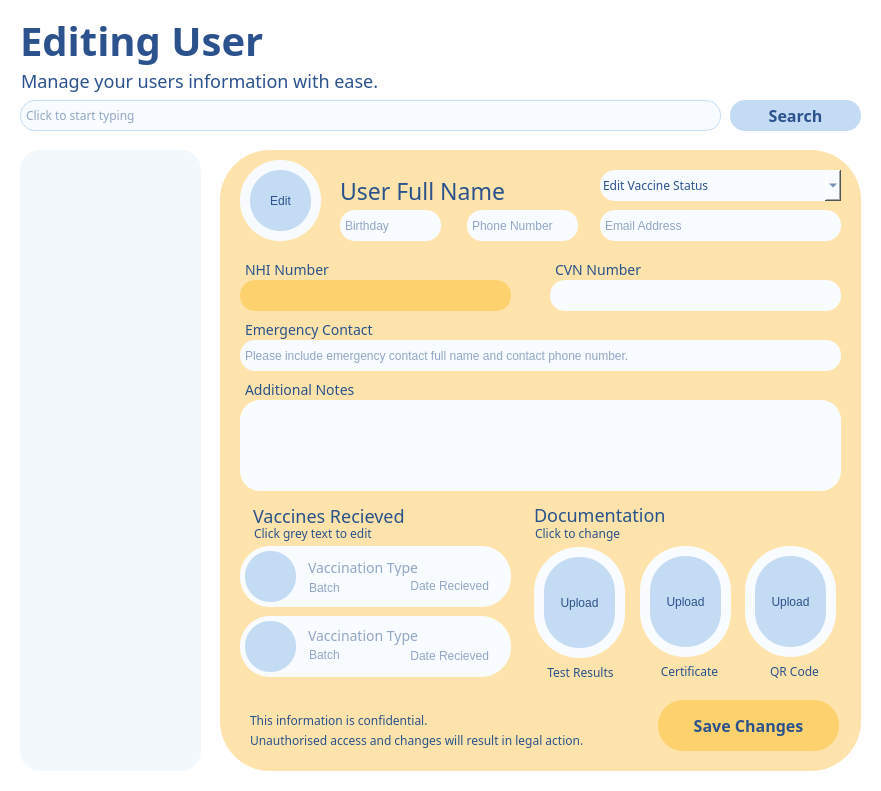
     <widget class="QFrame" name="userHomeDisplayFrameEP">
      <property name="geometry">
       <rect>
        <x>220</x>
        <y>0</y>
        <width>881</width>
        <height>791</height>
       </rect>
      </property>
      <property name="styleSheet">
       <string notr="true">background: white;</string>
      </property>
      <property name="frameShape">
       <enum>QFrame::NoFrame</enum>
      </property>
      <property name="frameShadow">
       <enum>QFrame::Raised</enum>
      </property>
      <widget class="QLabel" name="homeSubHeadingEP">
       <property name="geometry">
        <rect>
         <x>21</x>
         <y>55</y>
         <width>481</width>
         <height>51</height>
        </rect>
       </property>
       <property name="font">
        <font>
         <family>Avenir Next</family>
         <pointsize>-1</pointsize>
         <weight>25</weight>
         <bold>false</bold>
        </font>
       </property>
       <property name="styleSheet">
        <string notr="true">font-weight: 200;
font-size: 18px;
color: #2B528C;
background: rgba(104, 160, 229, 0.00);
</string>
       </property>
       <property name="text">
        <string>Manage your users information with ease. </string>
       </property>
      </widget>
      <widget class="QLabel" name="homeTitleEP">
       <property name="geometry">
        <rect>
         <x>20</x>
         <y>15</y>
         <width>511</width>
         <height>50</height>
        </rect>
       </property>
       <property name="font">
        <font>
         <family>Arial Rounded MT Bold</family>
         <pointsize>-1</pointsize>
         <weight>62</weight>
         <bold>true</bold>
        </font>
       </property>
       <property name="styleSheet">
        <string notr="true">font-weight: 500;
font-size: 40px;
color:#2B528C;
background: rgba(104, 160, 229, 0.00);
</string>
       </property>
       <property name="text">
        <string>Editing User</string>
       </property>
      </widget>
      <widget class="QFrame" name="userInfoFrameEP">
       <property name="geometry">
        <rect>
         <x>220</x>
         <y>150</y>
         <width>641</width>
         <height>621</height>
        </rect>
       </property>
       <property name="styleSheet">
        <string notr="true">background: rgba(254, 206, 103, 0.55);
border-radius: 50px;</string>
       </property>
       <property name="frameShape">
        <enum>QFrame::StyledPanel</enum>
       </property>
       <property name="frameShadow">
        <enum>QFrame::Raised</enum>
       </property>
       <widget class="QLabel" name="editUserNameEP">
        <property name="geometry">
         <rect>
          <x>120</x>
          <y>20</y>
          <width>331</width>
          <height>41</height>
         </rect>
        </property>
        <property name="font">
         <font>
          <family>Arial Rounded MT Bold</family>
          <pointsize>-1</pointsize>
          <weight>37</weight>
          <bold>false</bold>
         </font>
        </property>
        <property name="styleSheet">
         <string notr="true">font-weight: 300;
font-size: 23px;
color:#2B528C;
background: rgba(254, 206, 103, 0.00);
</string>
        </property>
        <property name="text">
         <string>User Full Name</string>
        </property>
        <property name="alignment">
         <set>Qt::AlignLeading|Qt::AlignLeft|Qt::AlignVCenter</set>
        </property>
       </widget>
       <widget class="QLabel" name="labelNHIEP">
        <property name="geometry">
         <rect>
          <x>25</x>
          <y>110</y>
          <width>101</width>
          <height>20</height>
         </rect>
        </property>
        <property name="font">
         <font>
          <family>Avenir Next</family>
          <pointsize>-1</pointsize>
          <weight>25</weight>
          <bold>false</bold>
         </font>
        </property>
        <property name="styleSheet">
         <string notr="true">font-weight: 200;
font-size: 14px;
color:#2B528C;
background: rgba(254, 206, 103, 0.00);
</string>
        </property>
        <property name="text">
         <string>NHI Number</string>
        </property>
       </widget>
       <widget class="QLabel" name="labelEmergencyEP">
        <property name="geometry">
         <rect>
          <x>25</x>
          <y>170</y>
          <width>321</width>
          <height>20</height>
         </rect>
        </property>
        <property name="font">
         <font>
          <family>Avenir Next</family>
          <pointsize>-1</pointsize>
          <weight>25</weight>
          <bold>false</bold>
         </font>
        </property>
        <property name="styleSheet">
         <string notr="true">font-weight: 200;
font-size: 14px;
color:#2B528C;
background: rgba(254, 206, 103, 0.00);</string>
        </property>
        <property name="text">
         <string>Emergency Contact</string>
        </property>
       </widget>
       <widget class="QLabel" name="labelAdditionalNotesEP">
        <property name="geometry">
         <rect>
          <x>25</x>
          <y>230</y>
          <width>321</width>
          <height>20</height>
         </rect>
        </property>
        <property name="font">
         <font>
          <family>Avenir Next</family>
          <pointsize>-1</pointsize>
          <weight>25</weight>
          <bold>false</bold>
         </font>
        </property>
        <property name="styleSheet">
         <string notr="true">font-weight: 200;
font-size: 14px;
color:#2B528C;
background: rgba(254, 206, 103, 0.00);</string>
        </property>
        <property name="text">
         <string>Additional Notes</string>
        </property>
       </widget>
       <widget class="QLabel" name="editUserPictureEP">
        <property name="geometry">
         <rect>
          <x>20</x>
          <y>10</y>
          <width>81</width>
          <height>81</height>
         </rect>
        </property>
        <property name="styleSheet">
         <string notr="true">background: rgba(248, 251, 255, 0.99);
border-radius: 40px;</string>
        </property>
        <property name="text">
         <string/>
        </property>
       </widget>
       <widget class="QLabel" name="labelCVNEP">
        <property name="geometry">
         <rect>
          <x>335</x>
          <y>110</y>
          <width>281</width>
          <height>20</height>
         </rect>
        </property>
        <property name="font">
         <font>
          <family>Avenir Next</family>
          <pointsize>-1</pointsize>
          <weight>25</weight>
          <bold>false</bold>
         </font>
        </property>
        <property name="styleSheet">
         <string notr="true">font-weight: 200;
font-size: 14px;
color:#2B528C;
background: rgba(254, 206, 103, 0.00);</string>
        </property>
        <property name="text">
         <string>CVN Number</string>
        </property>
       </widget>
       <widget class="QLabel" name="labelVaccineEP">
        <property name="geometry">
         <rect>
          <x>33</x>
          <y>350</y>
          <width>181</width>
          <height>31</height>
         </rect>
        </property>
        <property name="font">
         <font>
          <family>Arial Rounded MT Bold</family>
          <pointsize>-1</pointsize>
          <weight>25</weight>
          <bold>false</bold>
         </font>
        </property>
        <property name="styleSheet">
         <string notr="true">font-weight: 200;
font-size: 18px;
color:#2B528C;
background: rgba(254, 206, 103, 0.00);</string>
        </property>
        <property name="text">
         <string>Vaccines Recieved</string>
        </property>
        <property name="alignment">
         <set>Qt::AlignLeading|Qt::AlignLeft|Qt::AlignVCenter</set>
        </property>
       </widget>
       <widget class="QLabel" name="labelDocumentationEP">
        <property name="geometry">
         <rect>
          <x>314</x>
          <y>349</y>
          <width>211</width>
          <height>31</height>
         </rect>
        </property>
        <property name="font">
         <font>
          <family>Arial Rounded MT Bold</family>
          <pointsize>-1</pointsize>
          <weight>25</weight>
          <bold>false</bold>
         </font>
        </property>
        <property name="styleSheet">
         <string notr="true">font-weight: 200;
font-size: 18px;
color:#2B528C;
background: rgba(254, 206, 103, 0.00);</string>
        </property>
        <property name="text">
         <string>Documentation</string>
        </property>
        <property name="alignment">
         <set>Qt::AlignLeading|Qt::AlignLeft|Qt::AlignVCenter</set>
        </property>
       </widget>
       <widget class="QPushButton" name="pbSaveEditEP">
        <property name="geometry">
         <rect>
          <x>438</x>
          <y>550</y>
          <width>181</width>
          <height>51</height>
         </rect>
        </property>
        <property name="font">
         <font>
          <family>Arial Rounded MT Bold</family>
          <pointsize>-1</pointsize>
          <weight>62</weight>
          <bold>true</bold>
         </font>
        </property>
        <property name="styleSheet">
         <string notr="true">QPushButton{
background: rgba(254, 206, 103, 0.88);
font-weight: 500;
border-radius: 25px;
color:  #2B528C;
border-color: rgba(104, 160, 229, 0.33);
font-size: 16px; 
}
QPushButton:hover
{
font-size: 18px;
}</string>
        </property>
        <property name="text">
         <string>Save Changes</string>
        </property>
       </widget>
       <widget class="QLabel" name="labelConfidentialEP">
        <property name="geometry">
         <rect>
          <x>30</x>
          <y>560</y>
          <width>201</width>
          <height>21</height>
         </rect>
        </property>
        <property name="font">
         <font>
          <family>Avenir Next</family>
          <pointsize>-1</pointsize>
          <weight>25</weight>
          <bold>false</bold>
         </font>
        </property>
        <property name="styleSheet">
         <string notr="true">font-weight: 200;
font-size: 12px;
color:#2B528C;
background: rgba(254, 206, 103, 0.00);

</string>
        </property>
        <property name="text">
         <string>This information is confidential.</string>
        </property>
       </widget>
       <widget class="QLabel" name="labelUnauthorisedEP">
        <property name="geometry">
         <rect>
          <x>30</x>
          <y>580</y>
          <width>381</width>
          <height>21</height>
         </rect>
        </property>
        <property name="font">
         <font>
          <family>Avenir Next</family>
          <pointsize>-1</pointsize>
          <weight>25</weight>
          <bold>false</bold>
         </font>
        </property>
        <property name="styleSheet">
         <string notr="true">font-weight: 200;
font-size: 12px;
color:#2B528C;
background: rgba(254, 206, 103, 0.00);
</string>
        </property>
        <property name="text">
         <string>Unauthorised access and changes will result in legal action.</string>
        </property>
       </widget>
       <widget class="QLineEdit" name="NHIDisplayLabelEP">
        <property name="geometry">
         <rect>
          <x>20</x>
          <y>130</y>
          <width>271</width>
          <height>31</height>
         </rect>
        </property>
        <property name="styleSheet">
         <string notr="true">QLineEdit
{background: rgba(254, 206, 103, 0.88);
border-radius: 15;
border-color: rgba(104, 160, 229, 0.33);
color: #2B528C;
font-size: 12px; 
padding-left: 3px;}</string>
        </property>
       </widget>
       <widget class="QLineEdit" name="editUserCVNEP">
        <property name="geometry">
         <rect>
          <x>330</x>
          <y>130</y>
          <width>291</width>
          <height>31</height>
         </rect>
        </property>
        <property name="styleSheet">
         <string notr="true">QLineEdit
{background: #F8FBFF;
border-radius: 15;
border-color: rgba(104, 160, 229, 0.33);
color: #2B528C;
font-size: 12px; 
padding-left: 3px;}</string>
        </property>
       </widget>
       <widget class="QLineEdit" name="editUserEmergencyEP">
        <property name="geometry">
         <rect>
          <x>20</x>
          <y>190</y>
          <width>601</width>
          <height>31</height>
         </rect>
        </property>
        <property name="styleSheet">
         <string notr="true">QLineEdit
{background: #F8FBFF;
border-radius: 15;
border-color: rgba(104, 160, 229, 0.33);
color: #2B528C;
font-size: 12px; 
padding-left: 3px;}</string>
        </property>
        <property name="placeholderText">
         <string>Please include emergency contact full name and contact phone number.</string>
        </property>
       </widget>
       <widget class="QPlainTextEdit" name="editUserNotesEP">
        <property name="geometry">
         <rect>
          <x>20</x>
          <y>250</y>
          <width>601</width>
          <height>91</height>
         </rect>
        </property>
        <property name="styleSheet">
         <string notr="true">background: #F8FBFF;
border-radius: 20;
border-color: rgba(104, 160, 229, 0.33);
color:#2B528C;
font-size: 15px; 
padding-left: 5px;</string>
        </property>
        <property name="frameShape">
         <enum>QFrame::NoFrame</enum>
        </property>
        <property name="tabChangesFocus">
         <bool>true</bool>
        </property>
       </widget>
       <widget class="QLineEdit" name="editUserDOBEP">
        <property name="geometry">
         <rect>
          <x>120</x>
          <y>60</y>
          <width>101</width>
          <height>31</height>
         </rect>
        </property>
        <property name="styleSheet">
         <string notr="true">QLineEdit
{background: #F8FBFF;
border-radius: 15;
border-color: rgba(104, 160, 229, 0.33);
color: #2B528C;
font-size: 12px; 
padding-left: 3px;}</string>
        </property>
        <property name="placeholderText">
         <string>Birthday</string>
        </property>
       </widget>
       <widget class="QLineEdit" name="editUserPhoneEP">
        <property name="geometry">
         <rect>
          <x>247</x>
          <y>60</y>
          <width>111</width>
          <height>31</height>
         </rect>
        </property>
        <property name="styleSheet">
         <string notr="true">QLineEdit
{background: #F8FBFF;
border-radius: 15;
border-color: rgba(104, 160, 229, 0.33);
color: #2B528C;
font-size: 12px; 
padding-left: 3px;}</string>
        </property>
        <property name="placeholderText">
         <string>Phone Number</string>
        </property>
       </widget>
       <widget class="QLineEdit" name="editUserEmailEP">
        <property name="geometry">
         <rect>
          <x>380</x>
          <y>60</y>
          <width>241</width>
          <height>31</height>
         </rect>
        </property>
        <property name="styleSheet">
         <string notr="true">QLineEdit
{background: #F8FBFF;
border-radius: 15;
border-color: rgba(104, 160, 229, 0.33);
color: #2B528C;
font-size: 12px; 
padding-left: 3px;}</string>
        </property>
        <property name="placeholderText">
         <string>Email Address</string>
        </property>
       </widget>
       <widget class="QLabel" name="labelTestResultsEP">
        <property name="geometry">
         <rect>
          <x>320</x>
          <y>512</y>
          <width>81</width>
          <height>20</height>
         </rect>
        </property>
        <property name="font">
         <font>
          <family>Avenir Next</family>
          <pointsize>-1</pointsize>
          <weight>25</weight>
          <bold>false</bold>
         </font>
        </property>
        <property name="styleSheet">
         <string notr="true">font-weight: 200;
font-size: 12px;
color:#2B528C;
background: rgba(254, 206, 103, 0.00);
</string>
        </property>
        <property name="text">
         <string>Test Results</string>
        </property>
        <property name="alignment">
         <set>Qt::AlignCenter</set>
        </property>
       </widget>
       <widget class="QLabel" name="labelCertificateEP">
        <property name="geometry">
         <rect>
          <x>429</x>
          <y>511</y>
          <width>81</width>
          <height>20</height>
         </rect>
        </property>
        <property name="font">
         <font>
          <family>Avenir Next</family>
          <pointsize>-1</pointsize>
          <weight>25</weight>
          <bold>false</bold>
         </font>
        </property>
        <property name="styleSheet">
         <string notr="true">font-weight: 200;
font-size: 12px;
color:#2B528C;
background: rgba(254, 206, 103, 0.00);
</string>
        </property>
        <property name="text">
         <string>Certificate</string>
        </property>
        <property name="alignment">
         <set>Qt::AlignCenter</set>
        </property>
       </widget>
       <widget class="QLabel" name="labeQRCodeEP">
        <property name="geometry">
         <rect>
          <x>529</x>
          <y>511</y>
          <width>91</width>
          <height>20</height>
         </rect>
        </property>
        <property name="font">
         <font>
          <family>Avenir Next</family>
          <pointsize>-1</pointsize>
          <weight>25</weight>
          <bold>false</bold>
         </font>
        </property>
        <property name="styleSheet">
         <string notr="true">font-weight: 200;
font-size: 12px;
color:#2B528C;
background: rgba(254, 206, 103, 0.00);
</string>
        </property>
        <property name="text">
         <string>QR Code</string>
        </property>
        <property name="alignment">
         <set>Qt::AlignCenter</set>
        </property>
       </widget>
       <widget class="QFrame" name="vaccineDose2FrameEP">
        <property name="geometry">
         <rect>
          <x>20</x>
          <y>466</y>
          <width>271</width>
          <height>61</height>
         </rect>
        </property>
        <property name="styleSheet">
         <string notr="true">background: #F8FBFF;
border-radius: 30px;</string>
        </property>
        <property name="frameShape">
         <enum>QFrame::StyledPanel</enum>
        </property>
        <property name="frameShadow">
         <enum>QFrame::Raised</enum>
        </property>
        <widget class="QLabel" name="vaccineIcon2FrameEP">
         <property name="geometry">
          <rect>
           <x>5</x>
           <y>5</y>
           <width>51</width>
           <height>51</height>
          </rect>
         </property>
         <property name="styleSheet">
          <string notr="true">background: #C4DBF4;
border-radius: 25px;</string>
         </property>
         <property name="text">
          <string/>
         </property>
         <property name="alignment">
          <set>Qt::AlignCenter</set>
         </property>
        </widget>
        <widget class="QLabel" name="imgVaccineIcon2EP">
         <property name="geometry">
          <rect>
           <x>19</x>
           <y>15</y>
           <width>21</width>
           <height>31</height>
          </rect>
         </property>
         <property name="styleSheet">
          <string notr="true">background: #C4DBF4;
border-radius: 20px;</string>
         </property>
         <property name="text">
          <string/>
         </property>
         <property name="pixmap">
          <pixmap resource="Resources.qrc">:/res/images/iconVaccine.png</pixmap>
         </property>
         <property name="scaledContents">
          <bool>true</bool>
         </property>
         <property name="alignment">
          <set>Qt::AlignCenter</set>
         </property>
        </widget>
        <widget class="QLineEdit" name="edit2ndDoseNameEP">
         <property name="geometry">
          <rect>
           <x>66</x>
           <y>8</y>
           <width>191</width>
           <height>24</height>
          </rect>
         </property>
         <property name="font">
          <font>
           <family>Arial Rounded MT Bold</family>
           <pointsize>-1</pointsize>
           <weight>37</weight>
           <bold>false</bold>
          </font>
         </property>
         <property name="styleSheet">
          <string notr="true">font-weight: 300;
font-size: 14px;
color:#2B528C;

</string>
         </property>
         <property name="placeholderText">
          <string>Vaccination Type</string>
         </property>
        </widget>
        <widget class="QLineEdit" name="edit2ndDoseBatchEP">
         <property name="geometry">
          <rect>
           <x>67</x>
           <y>27</y>
           <width>61</width>
           <height>24</height>
          </rect>
         </property>
         <property name="styleSheet">
          <string notr="true">font-weight: 200;
font-size: 12px;
color:#2B528C;

</string>
         </property>
         <property name="text">
          <string/>
         </property>
         <property name="placeholderText">
          <string>Batch</string>
         </property>
        </widget>
        <widget class="QLineEdit" name="edit2ndDoseDateEP">
         <property name="geometry">
          <rect>
           <x>160</x>
           <y>30</y>
           <width>91</width>
           <height>20</height>
          </rect>
         </property>
         <property name="styleSheet">
          <string notr="true">font-weight: 200;
font-size: 12px;
color:#2B528C;

</string>
         </property>
         <property name="text">
          <string/>
         </property>
         <property name="alignment">
          <set>Qt::AlignRight|Qt::AlignTrailing|Qt::AlignVCenter</set>
         </property>
         <property name="placeholderText">
          <string>Date Recieved</string>
         </property>
        </widget>
       </widget>
       <widget class="QFrame" name="vaccineDose1FrameEP">
        <property name="geometry">
         <rect>
          <x>20</x>
          <y>396</y>
          <width>271</width>
          <height>61</height>
         </rect>
        </property>
        <property name="styleSheet">
         <string notr="true">background: #F8FBFF;
border-radius: 30px;</string>
        </property>
        <property name="frameShape">
         <enum>QFrame::StyledPanel</enum>
        </property>
        <property name="frameShadow">
         <enum>QFrame::Raised</enum>
        </property>
        <widget class="QLabel" name="vaccineIcon1FrameEP">
         <property name="geometry">
          <rect>
           <x>5</x>
           <y>5</y>
           <width>51</width>
           <height>51</height>
          </rect>
         </property>
         <property name="styleSheet">
          <string notr="true">background: #C4DBF4;
border-radius: 25px;</string>
         </property>
         <property name="text">
          <string/>
         </property>
         <property name="alignment">
          <set>Qt::AlignCenter</set>
         </property>
        </widget>
        <widget class="QLabel" name="imgVaccineIcon1EP">
         <property name="geometry">
          <rect>
           <x>19</x>
           <y>15</y>
           <width>21</width>
           <height>31</height>
          </rect>
         </property>
         <property name="styleSheet">
          <string notr="true">background: #C4DBF4;
border-radius: 20px;</string>
         </property>
         <property name="text">
          <string/>
         </property>
         <property name="pixmap">
          <pixmap resource="Resources.qrc">:/res/images/iconVaccine.png</pixmap>
         </property>
         <property name="scaledContents">
          <bool>true</bool>
         </property>
         <property name="alignment">
          <set>Qt::AlignCenter</set>
         </property>
        </widget>
        <widget class="QLineEdit" name="edit1stDoseNameEP">
         <property name="geometry">
          <rect>
           <x>66</x>
           <y>10</y>
           <width>181</width>
           <height>24</height>
          </rect>
         </property>
         <property name="font">
          <font>
           <family>Arial Rounded MT Bold</family>
           <pointsize>-1</pointsize>
           <weight>37</weight>
           <bold>false</bold>
          </font>
         </property>
         <property name="styleSheet">
          <string notr="true">font-weight: 300;
font-size: 14px;
color:#2B528C;

</string>
         </property>
         <property name="placeholderText">
          <string>Vaccination Type</string>
         </property>
        </widget>
        <widget class="QLineEdit" name="edit1stDoseBatchEP">
         <property name="geometry">
          <rect>
           <x>67</x>
           <y>30</y>
           <width>91</width>
           <height>24</height>
          </rect>
         </property>
         <property name="styleSheet">
          <string notr="true">font-weight: 200;
font-size: 12px;
color:#2B528C;

</string>
         </property>
         <property name="text">
          <string/>
         </property>
         <property name="placeholderText">
          <string>Batch</string>
         </property>
        </widget>
        <widget class="QLineEdit" name="edit1stDoseDateEP">
         <property name="geometry">
          <rect>
           <x>150</x>
           <y>30</y>
           <width>101</width>
           <height>20</height>
          </rect>
         </property>
         <property name="styleSheet">
          <string notr="true">font-weight: 200;
font-size: 12px;
color:#2B528C;

</string>
         </property>
         <property name="text">
          <string/>
         </property>
         <property name="alignment">
          <set>Qt::AlignRight|Qt::AlignTrailing|Qt::AlignVCenter</set>
         </property>
         <property name="placeholderText">
          <string>Date Recieved</string>
         </property>
        </widget>
       </widget>
       <widget class="QLabel" name="labelClickChangeEP">
        <property name="geometry">
         <rect>
          <x>315</x>
          <y>373</y>
          <width>131</width>
          <height>21</height>
         </rect>
        </property>
        <property name="font">
         <font>
          <family>Avenir Next</family>
          <pointsize>-1</pointsize>
          <weight>25</weight>
          <bold>false</bold>
         </font>
        </property>
        <property name="styleSheet">
         <string notr="true">font-weight: 200;
font-size: 12px;
color:#2B528C;
background: rgba(254, 206, 103, 0.00);
</string>
        </property>
        <property name="text">
         <string>Click to change</string>
        </property>
       </widget>
       <widget class="QPushButton" name="pbEditUserPictureEP">
        <property name="geometry">
         <rect>
          <x>30</x>
          <y>20</y>
          <width>61</width>
          <height>61</height>
         </rect>
        </property>
        <property name="styleSheet">
         <string notr="true">background: #C4DBF4;
border-radius: 30px;
font-weight: 200;
font-size: 12px;
color:#2B528C;</string>
        </property>
        <property name="text">
         <string>Edit</string>
        </property>
       </widget>
       <widget class="QComboBox" name="editUserVaccineSBEP">
        <property name="geometry">
         <rect>
          <x>380</x>
          <y>20</y>
          <width>241</width>
          <height>31</height>
         </rect>
        </property>
        <property name="font">
         <font>
          <family>Avenir Next</family>
          <pointsize>-1</pointsize>
         </font>
        </property>
        <property name="styleSheet">
         <string notr="true">background: #F8FBFF;
border-radius: 15;
color: #2B528C;
font-size: 12px; 
padding-left: 3px;
</string>
        </property>
        <property name="placeholderText">
         <string>Edit Vaccine Status</string>
        </property>
        <item>
         <property name="text">
          <string>Not Vaccinated</string>
         </property>
        </item>
        <item>
         <property name="text">
          <string>Partially Vaccinated</string>
         </property>
        </item>
        <item>
         <property name="text">
          <string>Fully Vaccinated</string>
         </property>
        </item>
       </widget>
       <widget class="QPushButton" name="pbEditTestResultsEP">
        <property name="geometry">
         <rect>
          <x>324</x>
          <y>407</y>
          <width>71</width>
          <height>91</height>
         </rect>
        </property>
        <property name="styleSheet">
         <string notr="true">background: #C4DBF4;
border-radius: 35px;
font-weight: 200;
font-size: 12px;
color:#2B528C;</string>
        </property>
        <property name="text">
         <string>Upload</string>
        </property>
       </widget>
       <widget class="QLabel" name="editCertificateEP">
        <property name="geometry">
         <rect>
          <x>420</x>
          <y>396</y>
          <width>91</width>
          <height>111</height>
         </rect>
        </property>
        <property name="styleSheet">
         <string notr="true">background: #F8FBFF;
border-radius: 45;
</string>
        </property>
        <property name="text">
         <string/>
        </property>
       </widget>
       <widget class="QLabel" name="editTestResultsEP">
        <property name="geometry">
         <rect>
          <x>314</x>
          <y>397</y>
          <width>91</width>
          <height>111</height>
         </rect>
        </property>
        <property name="styleSheet">
         <string notr="true">background: #F8FBFF;
border-radius: 45;
</string>
        </property>
        <property name="text">
         <string/>
        </property>
       </widget>
       <widget class="QPushButton" name="pbEditQRCodeEP">
        <property name="geometry">
         <rect>
          <x>535</x>
          <y>406</y>
          <width>71</width>
          <height>91</height>
         </rect>
        </property>
        <property name="styleSheet">
         <string notr="true">background: #C4DBF4;
border-radius: 35px;
font-weight: 200;
font-size: 12px;
color:#2B528C;</string>
        </property>
        <property name="text">
         <string>Upload</string>
        </property>
       </widget>
       <widget class="QLabel" name="editQRCodeEP">
        <property name="geometry">
         <rect>
          <x>525</x>
          <y>396</y>
          <width>91</width>
          <height>111</height>
         </rect>
        </property>
        <property name="styleSheet">
         <string notr="true">background: #F8FBFF;
border-radius: 45;
</string>
        </property>
        <property name="text">
         <string/>
        </property>
       </widget>
       <widget class="QPushButton" name="pbEditCertificateEP">
        <property name="geometry">
         <rect>
          <x>430</x>
          <y>406</y>
          <width>71</width>
          <height>91</height>
         </rect>
        </property>
        <property name="styleSheet">
         <string notr="true">background: #C4DBF4;
border-radius: 35px;
font-weight: 200;
font-size: 12px;
color:#2B528C;</string>
        </property>
        <property name="text">
         <string>Upload</string>
        </property>
       </widget>
       <widget class="QLabel" name="labelClickEditEP">
        <property name="geometry">
         <rect>
          <x>34</x>
          <y>373</y>
          <width>131</width>
          <height>21</height>
         </rect>
        </property>
        <property name="font">
         <font>
          <family>Avenir Next</family>
          <pointsize>-1</pointsize>
          <weight>25</weight>
          <bold>false</bold>
         </font>
        </property>
        <property name="styleSheet">
         <string notr="true">font-weight: 200;
font-size: 12px;
color:#2B528C;
background: rgba(254, 206, 103, 0.00);
</string>
        </property>
        <property name="text">
         <string>Click grey text to edit</string>
        </property>
       </widget>
       <zorder>editTestResultsEP</zorder>
       <zorder>editQRCodeEP</zorder>
       <zorder>vaccineDose1FrameEP</zorder>
       <zorder>editUserEmailEP</zorder>
       <zorder>editUserPhoneEP</zorder>
       <zorder>editUserDOBEP</zorder>
       <zorder>editUserNotesEP</zorder>
       <zorder>editUserNameEP</zorder>
       <zorder>labelNHIEP</zorder>
       <zorder>labelEmergencyEP</zorder>
       <zorder>labelAdditionalNotesEP</zorder>
       <zorder>editUserPictureEP</zorder>
       <zorder>labelCVNEP</zorder>
       <zorder>labelVaccineEP</zorder>
       <zorder>labelDocumentationEP</zorder>
       <zorder>pbSaveEditEP</zorder>
       <zorder>labelConfidentialEP</zorder>
       <zorder>labelUnauthorisedEP</zorder>
       <zorder>NHIDisplayLabelEP</zorder>
       <zorder>editUserCVNEP</zorder>
       <zorder>editUserEmergencyEP</zorder>
       <zorder>labelTestResultsEP</zorder>
       <zorder>labelCertificateEP</zorder>
       <zorder>labeQRCodeEP</zorder>
       <zorder>vaccineDose2FrameEP</zorder>
       <zorder>labelClickChangeEP</zorder>
       <zorder>pbEditUserPictureEP</zorder>
       <zorder>editUserVaccineSBEP</zorder>
       <zorder>pbEditTestResultsEP</zorder>
       <zorder>editCertificateEP</zorder>
       <zorder>pbEditQRCodeEP</zorder>
       <zorder>pbEditCertificateEP</zorder>
       <zorder>labelClickEditEP</zorder>
      </widget>
      <widget class="QPushButton" name="pbSearchEP">
       <property name="geometry">
        <rect>
         <x>730</x>
         <y>100</y>
         <width>131</width>
         <height>31</height>
        </rect>
       </property>
       <property name="font">
        <font>
         <family>Arial Rounded MT Bold</family>
         <pointsize>-1</pointsize>
         <weight>62</weight>
         <bold>true</bold>
        </font>
       </property>
       <property name="styleSheet">
        <string notr="true">QPushButton{
color:#2B528C;
background: #2B528C;
font-weight: 500;
border-radius: 15px;
background: #C4DBF4;
border-color: rgba(104, 160, 229, 0.00);
font-size: 16px; 
}
QPushButton:hover
{
background: rgba(196, 219, 244, 0.77);
}</string>
       </property>
       <property name="text">
        <string>Search</string>
       </property>
      </widget>
      <widget class="QLineEdit" name="editSearchEP">
       <property name="geometry">
        <rect>
         <x>20</x>
         <y>100</y>
         <width>701</width>
         <height>31</height>
        </rect>
       </property>
       <property name="font">
        <font>
         <family>Avenir Next</family>
         <pointsize>-1</pointsize>
        </font>
       </property>
       <property name="styleSheet">
        <string notr="true">QLineEdit
{background: #F8FBFF;
border-radius: 15;
border: 1px solid #C4DBF4;
color: #2B528C;
font-size: 12px; 
padding-left: 3px;}

QLineEdit:hove{
border-color: rgba(104, 160, 229, 0.88);
background: #C4DBF4;
}

QLineEdit:focus{
border: 3px solid rgba(104, 160, 229, 0.88);
}</string>
       </property>
       <property name="placeholderText">
        <string>Click to start typing</string>
       </property>
      </widget>
      <widget class="QListWidget" name="listAllUsersEP">
       <property name="geometry">
        <rect>
         <x>20</x>
         <y>150</y>
         <width>181</width>
         <height>621</height>
        </rect>
       </property>
       <property name="styleSheet">
        <string notr="true">background: #F2F8FC;
border-radius: 20px;
font-weight: 200;
font-size: 14px;
color: #2B528C;
padding-left: 8px;
padding-top: 10px;
padding-right: 8px;
</string>
       </property>
      </widget>
     </widget>
